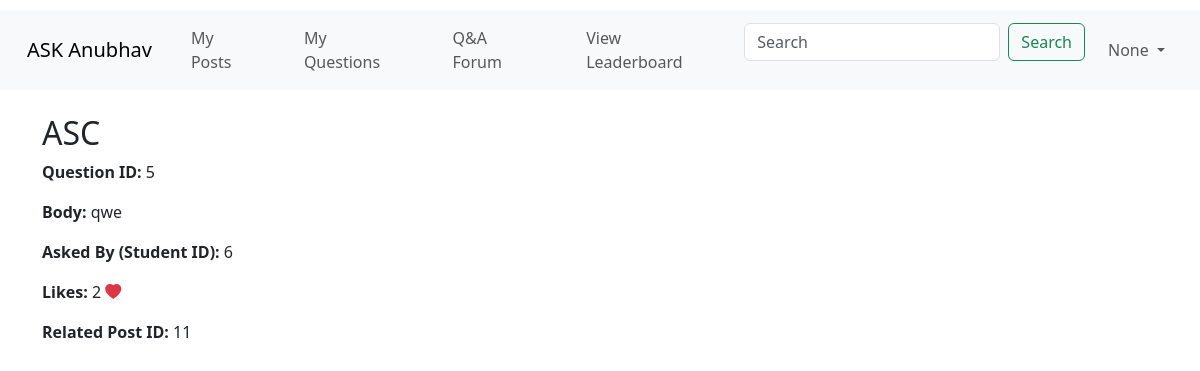
The page /question/5 on the database its author committed.
### merged.py (models this page shows, shortened)
class Question(db.Model):
    __tablename__ = 'question'
    id = db.Column(db.Integer, primary_key=True)
    title = db.Column(db.String(200))
    body = db.Column(db.Text, nullable=False)
    student_id = db.Column(db.Integer, nullable=False)
    like_count = db.Column(db.Integer, default=0)
    post_id = db.Column(db.Integer, db.ForeignKey('post.id'), nullable=False)
    post = db.relationship('Post', backref=db.backref('questions', lazy=True))
    approval = db.relationship('QuestionApproval', uselist=False, back_populates='question')
    answers = db.relationship('Answer', backref='question', lazy=True)

### merged.py (the view)
@app.route('/question/<int:question_id>')
def question_details(question_id):
    question = Question.query.get_or_404(question_id)
    return render_template('question_detail.html', question=question, username=session.get('username'))

### merged.py (called while the page is built)
@app.context_processor
def inject_session():
    try:
        return dict(session=session)  # Inject session into all templates
    except Exception as e:
        print("Session not created due to: {str(e)}")
        return dict(session={})

### templates/ASK_Anubhav/Student/question_detail.html (shortened to what this page needs)
<!DOCTYPE html>
<html lang="en">
<head>
    <link rel="stylesheet" href="{{ url_for('static', filename='style.css') }}">
    <link href="https://cdn.jsdelivr.net/npm/bootstrap@5.3.3/dist/css/bootstrap.min.css" rel="stylesheet">
    <link href="https://cdn.jsdelivr.net/npm/bootstrap-icons/font/bootstrap-icons.css" rel="stylesheet">
</head>
<body>
<nav class="navbar navbar-expand-lg bg-body-tertiary">
    <div class="container-fluid">
      <a class="navbar-brand" href="{{ url_for('index') }}">ASK Anubhav</a>
      <div class="collapse navbar-collapse" id="navbarSupportedContent">
        <ul class="navbar-nav me-auto mb-2 mb-lg-0">
          <li class="nav-item">
            <a class="nav-link" aria-current="page" href="{{ url_for('my_posts') }}">My Posts</a>
          </li>
          <li class="nav-item">
            <a class="nav-link" href="{{ url_for('my_questions') }}">My Questions</a>
          </li>
          <li class="nav-item">
            <a class="nav-link" href="{{ url_for('qa_forum') }}">Q&A Forum</a>
          </li>
          <li class="nav-item">
            <a class="nav-link" href="{{ url_for('leaderboard') }}">View Leaderboard</a>
          </li>
        </ul>
        <form class="d-flex mb-3" method="GET" action="{{ url_for('index') }}">
          <input class="form-control me-2" type="search" name="search" placeholder="Search" value="{{ search_query }}"
            aria-label="Search">
          <button class="btn btn-outline-success" type="submit">Search</button>
        </form>
        <ul class="navbar-nav">
          <li class="nav-item dropdown">
            <a class="nav-link dropdown-toggle" href="#" id="navbarDropdown" role="button" data-bs-toggle="dropdown"
              aria-expanded="false">
              {{ username }}
            </a>
          </li>
        </ul>
      </div>
    </div>
  </nav>
<div class="container mt-4">
    <h2>{{ question.title }}</h2>
    <p><strong>Question ID:</strong> {{ question.id }}</p>
    <p><strong>Body:</strong> {{ question.body }}</p>
    <p><strong>Asked By (Student ID):</strong> {{ question.student_id }}</p>
    <p><strong>Likes:</strong> {{ question.like_count }} <i class="bi bi-heart-fill text-danger"></i></p>
    <p><strong>Related Post ID:</strong> {{ question.post_id }}</p>
</div>
</body>
</html>

### static/ASK_Anubhav/style.css (style rules this page uses)
:root { --color-bg: #69F7BE; --color-text-main: #000000; --color-primary: #FFFF00; --wrapper-height: 87vh; --image-max-width: 300px; --image-margin: 3rem; --font-family: "HK Grotesk"; --font-family-header: "HK Grotesk"; }
* { box-sizing: border-box; }
body { font-family: HK Grotesk; background-color: var(--color-bg); }
button, input { font-family: inherit; font-size: 100%; background: #FFFFFF; border: 1px solid #000000; box-sizing: border-box; border-radius: 4px; padding: 0.5rem 1rem; transition: 500ms; }
h2 { color: #2800FF; }
nav { margin-top: 10px; position: relative; }
nav a { margin: 0 15px; text-decoration: none; color: #333; font-size: 1.2em; transition: color 0.3s; }

### rows shown on the page
Question: title "ASC", id "5", body "qwe", student_id "6", like_count "2", post_id "11"

### other values the page prints
{{ username }} "None"
